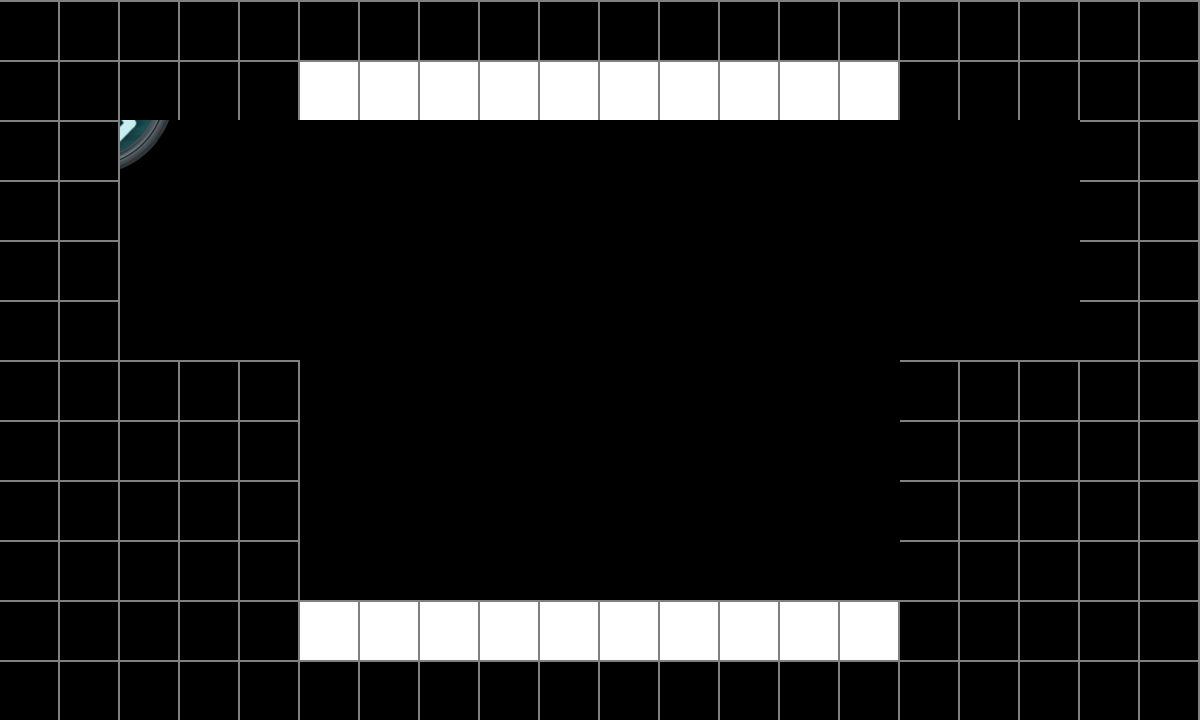

This is a level from a 2D game, rendered from its Tiled map with the project's own tilesets. A one-line summary and the map file follow, with tile-layer data summarised:
An orthogonal 20x12 tile map with 60x60 px tiles, 1 tile layer (tiles), 1 image layer and 12 objects (player, exit 1).

<map version="1.0" orientation="orthogonal" renderorder="right-down" width="20" height="12" tilewidth="60" tileheight="60" nextobjectid="243">
 <tileset firstgid="1" name="test-tileset" tilewidth="60" tileheight="60" tilecount="12">
  <image source="test-tileset.png" width="240" height="180" />
 </tileset>
 <imagelayer name="exitview" x="900" y="210">
  <image source="exit.png" />
 </imagelayer>
 <layer name="tiles" width="20" height="12">
  <data>[240 cells, 136 non-empty, 2 distinct tile ids]</data>
 </layer>
 <objectgroup name="boxes" />
 <objectgroup name="player">
  <object id="46" name="player" x="171.333" y="194.667" width="60" height="120" />
 </objectgroup>
 <objectgroup name="buttons" />
 <objectgroup name="exits">
  <object id="109" name="exit 1" x="1050" y="180" width="30" height="180">
   <properties>
    <property name="NextLevel" value="2" />
   </properties>
  </object>
 </objectgroup>
 <objectgroup name="surfaces">
  <object id="82" x="0" y="120" width="120" height="240" />
  <object id="85" x="0" y="0" width="300" height="120" />
  <object id="216" x="1080" y="120" width="120" height="240" />
  <object id="218" x="0" y="360" width="300" height="360" />
  <object id="220" x="900" y="360" width="300" height="360" />
  <object id="223" x="900" y="0" width="300" height="120" />
  <object id="237" x="300" y="660" width="600" height="60" />
  <object id="238" x="300" y="0" width="600" height="60" />
 </objectgroup>
 <objectgroup name="portable-surfaces">
  <object id="215" x="300" y="600" width="600" height="60" />
  <object id="217" x="300" y="60" width="600" height="60" />
 </objectgroup>
 <objectgroup name="gates" />
 <objectgroup name="acid" />
 <objectgroup name="turrets" />
</map>
